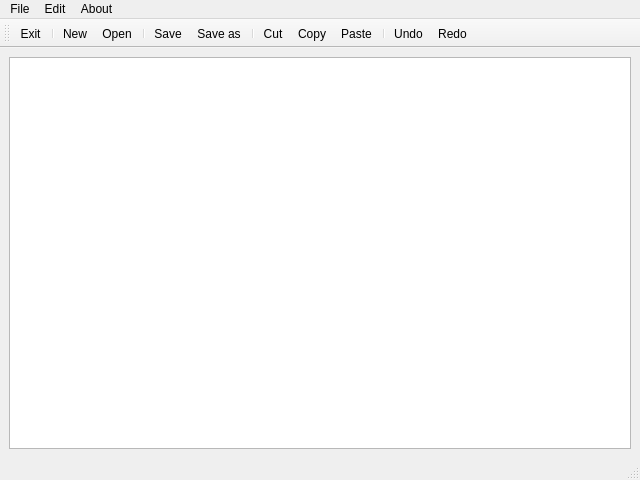
<?xml version="1.0" encoding="UTF-8"?>
<ui version="4.0">
 <class>CrabsEditor</class>
 <widget class="QMainWindow" name="CrabsEditor">
  <property name="windowModality">
   <enum>Qt::WindowModal</enum>
  </property>
  <property name="geometry">
   <rect>
    <x>0</x>
    <y>0</y>
    <width>640</width>
    <height>480</height>
   </rect>
  </property>
  <property name="minimumSize">
   <size>
    <width>640</width>
    <height>480</height>
   </size>
  </property>
  <property name="windowTitle">
   <string>CrabsEditor</string>
  </property>
  <property name="windowIcon">
   <iconset resource="resource.qrc">
    <normaloff>:/res/resource/Crabs3D/logo/crabs_editor.png</normaloff>:/res/resource/Crabs3D/logo/crabs_editor.png</iconset>
  </property>
  <widget class="QWidget" name="centralwidget">
   <layout class="QVBoxLayout" name="verticalLayout">
    <item>
     <widget class="QTextEdit" name="Editor">
      <property name="autoFormatting">
       <set>QTextEdit::AutoBulletList</set>
      </property>
     </widget>
    </item>
   </layout>
  </widget>
  <widget class="QMenuBar" name="menubar">
   <property name="geometry">
    <rect>
     <x>0</x>
     <y>0</y>
     <width>640</width>
     <height>20</height>
    </rect>
   </property>
   <widget class="QMenu" name="menuFile">
    <property name="title">
     <string>File</string>
    </property>
    <addaction name="actionNew"/>
    <addaction name="actionOpen"/>
    <addaction name="separator"/>
    <addaction name="actionSave"/>
    <addaction name="actionSave_as"/>
    <addaction name="separator"/>
    <addaction name="actionExit"/>
   </widget>
   <widget class="QMenu" name="menuEdit">
    <property name="title">
     <string>Edit</string>
    </property>
    <addaction name="actionCut"/>
    <addaction name="actionCopy"/>
    <addaction name="actionPaste"/>
    <addaction name="separator"/>
    <addaction name="actionUndo"/>
    <addaction name="actionRedo"/>
   </widget>
   <widget class="QMenu" name="menuAbout">
    <property name="title">
     <string>About</string>
    </property>
    <addaction name="actionAbout_CrabsEditor"/>
   </widget>
   <addaction name="menuFile"/>
   <addaction name="menuEdit"/>
   <addaction name="menuAbout"/>
  </widget>
  <widget class="QStatusBar" name="statusbar"/>
  <widget class="QToolBar" name="toolBar">
   <property name="windowTitle">
    <string>toolBar</string>
   </property>
   <attribute name="toolBarArea">
    <enum>TopToolBarArea</enum>
   </attribute>
   <attribute name="toolBarBreak">
    <bool>false</bool>
   </attribute>
   <addaction name="actionExit"/>
   <addaction name="separator"/>
   <addaction name="actionNew"/>
   <addaction name="actionOpen"/>
   <addaction name="separator"/>
   <addaction name="actionSave"/>
   <addaction name="actionSave_as"/>
   <addaction name="separator"/>
   <addaction name="actionCut"/>
   <addaction name="actionCopy"/>
   <addaction name="actionPaste"/>
   <addaction name="separator"/>
   <addaction name="actionUndo"/>
   <addaction name="actionRedo"/>
  </widget>
  <action name="actionNew">
   <property name="icon">
    <iconset resource="resource.qrc">
     <normaloff>:/res/resource/CrabsEditor/img/New.png</normaloff>:/res/resource/CrabsEditor/img/New.png</iconset>
   </property>
   <property name="text">
    <string>New</string>
   </property>
   <property name="shortcut">
    <string>Ctrl+N</string>
   </property>
  </action>
  <action name="actionOpen">
   <property name="icon">
    <iconset resource="resource.qrc">
     <normaloff>:/res/resource/CrabsEditor/img/Open.png</normaloff>:/res/resource/CrabsEditor/img/Open.png</iconset>
   </property>
   <property name="text">
    <string>Open</string>
   </property>
   <property name="shortcut">
    <string>Ctrl+O</string>
   </property>
  </action>
  <action name="actionSave">
   <property name="icon">
    <iconset resource="resource.qrc">
     <normaloff>:/res/resource/CrabsEditor/img/Save_1.png</normaloff>:/res/resource/CrabsEditor/img/Save_1.png</iconset>
   </property>
   <property name="text">
    <string>Save</string>
   </property>
   <property name="shortcut">
    <string>Ctrl+S</string>
   </property>
  </action>
  <action name="actionSave_as">
   <property name="icon">
    <iconset resource="resource.qrc">
     <normaloff>:/res/resource/CrabsEditor/img/Save_as_1.png</normaloff>:/res/resource/CrabsEditor/img/Save_as_1.png</iconset>
   </property>
   <property name="text">
    <string>Save as</string>
   </property>
   <property name="shortcut">
    <string>Ctrl+Shift+S</string>
   </property>
  </action>
  <action name="actionExit">
   <property name="icon">
    <iconset resource="resource.qrc">
     <normaloff>:/res/resource/Crabs3D/toolbar/exit.jpg</normaloff>:/res/resource/Crabs3D/toolbar/exit.jpg</iconset>
   </property>
   <property name="text">
    <string>Exit</string>
   </property>
   <property name="shortcut">
    <string>Ctrl+E</string>
   </property>
  </action>
  <action name="actionCut">
   <property name="icon">
    <iconset resource="resource.qrc">
     <normaloff>:/res/resource/CrabsEditor/img/Cut_1.png</normaloff>:/res/resource/CrabsEditor/img/Cut_1.png</iconset>
   </property>
   <property name="text">
    <string>Cut</string>
   </property>
   <property name="shortcut">
    <string>Ctrl+X</string>
   </property>
  </action>
  <action name="actionCopy">
   <property name="icon">
    <iconset resource="resource.qrc">
     <normaloff>:/res/resource/CrabsEditor/img/Copy.png</normaloff>:/res/resource/CrabsEditor/img/Copy.png</iconset>
   </property>
   <property name="text">
    <string>Copy</string>
   </property>
   <property name="shortcut">
    <string>Ctrl+C</string>
   </property>
  </action>
  <action name="actionPaste">
   <property name="icon">
    <iconset resource="resource.qrc">
     <normaloff>:/res/resource/CrabsEditor/img/Paste.png</normaloff>:/res/resource/CrabsEditor/img/Paste.png</iconset>
   </property>
   <property name="text">
    <string>Paste</string>
   </property>
   <property name="shortcut">
    <string>Ctrl+V</string>
   </property>
  </action>
  <action name="actionUndo">
   <property name="icon">
    <iconset resource="resource.qrc">
     <normaloff>:/res/resource/CrabsEditor/img/Undo.png</normaloff>:/res/resource/CrabsEditor/img/Undo.png</iconset>
   </property>
   <property name="text">
    <string>Undo</string>
   </property>
   <property name="shortcut">
    <string>Ctrl+Z</string>
   </property>
  </action>
  <action name="actionRedo">
   <property name="icon">
    <iconset resource="resource.qrc">
     <normaloff>:/res/resource/CrabsEditor/img/Redo.png</normaloff>:/res/resource/CrabsEditor/img/Redo.png</iconset>
   </property>
   <property name="text">
    <string>Redo</string>
   </property>
   <property name="shortcut">
    <string>Ctrl+Shift+Z</string>
   </property>
  </action>
  <action name="actionAbout_CrabsEditor">
   <property name="icon">
    <iconset resource="resource.qrc">
     <normaloff>:/res/resource/Crabs3D/logo/crabs_editor.png</normaloff>:/res/resource/Crabs3D/logo/crabs_editor.png</iconset>
   </property>
   <property name="text">
    <string>About CrabsEditor</string>
   </property>
  </action>
 </widget>
 <resources>
  <include location="resource.qrc"/>
 </resources>
 <connections/>
</ui>
